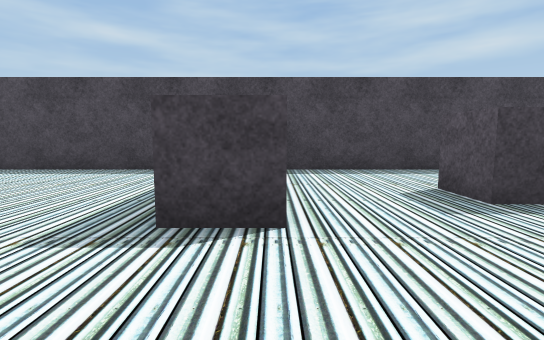
[1] (above)

16 first-person views from a walk through a Unity game level. The camera is 0.68 m above the floor, tilts 6° down and sees 85° across. The floor is counted in squares, 1 m on a side. Each view is taken from the middle of a square. On the plan, view 1 faces up. The plan holds only what a view shows up to about 10 squares ahead; the rest is blank. The player is left out. Some surface patterns are stand-ins.

[2]
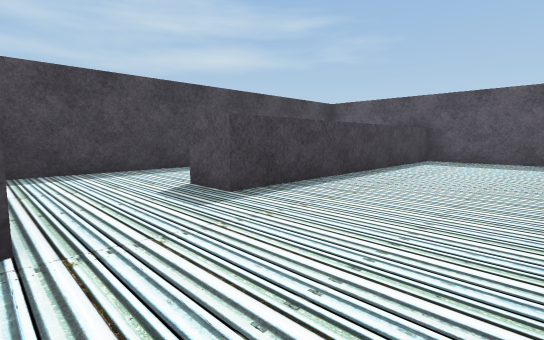

[3]
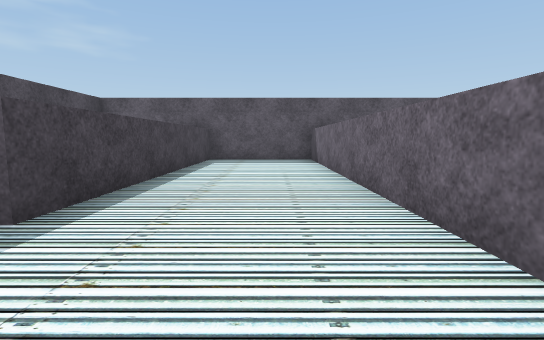

[4]
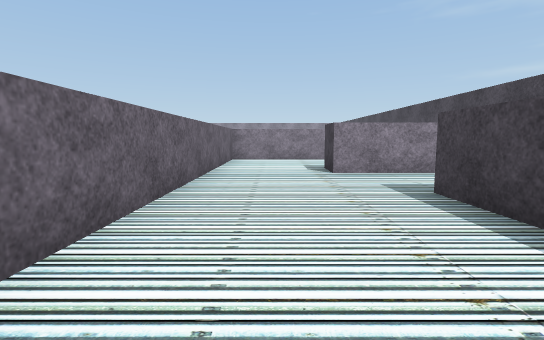

[5]
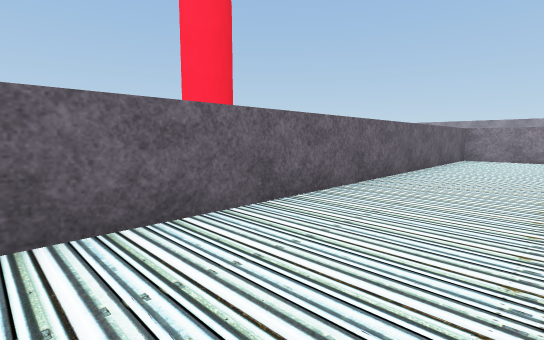

[6]
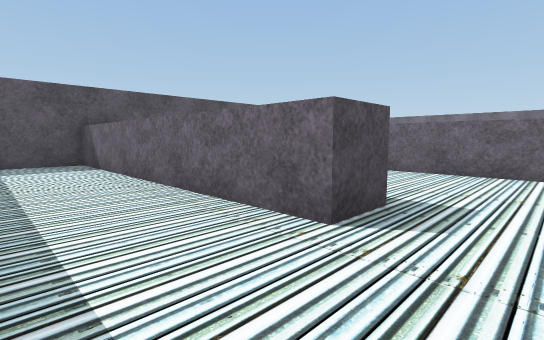

[7]
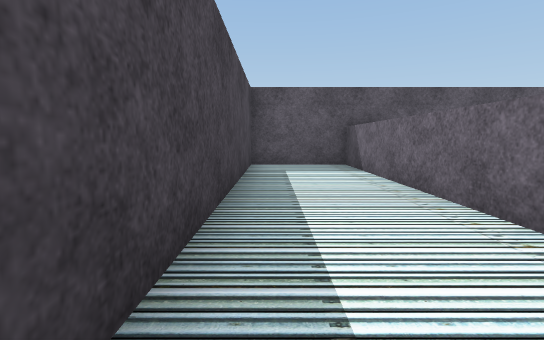

[8]
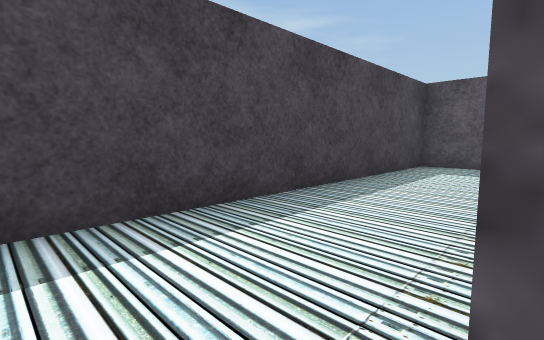

[9]
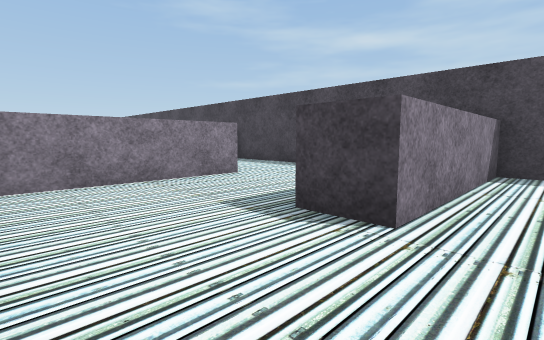

[10]
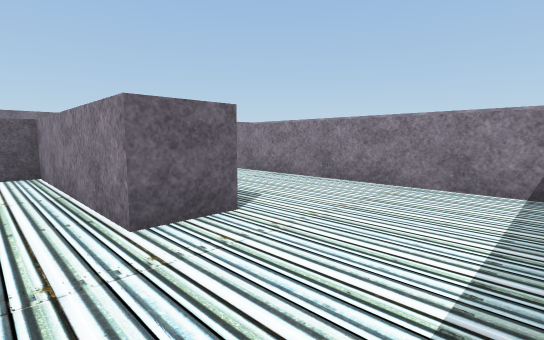

[11]
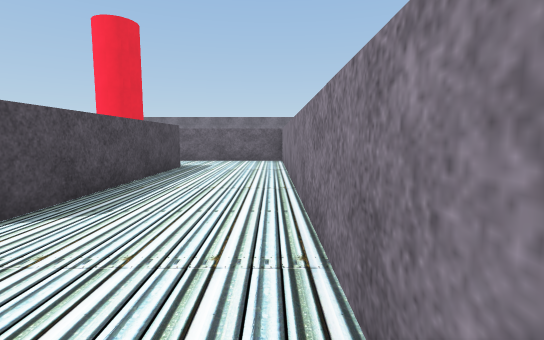

[12]
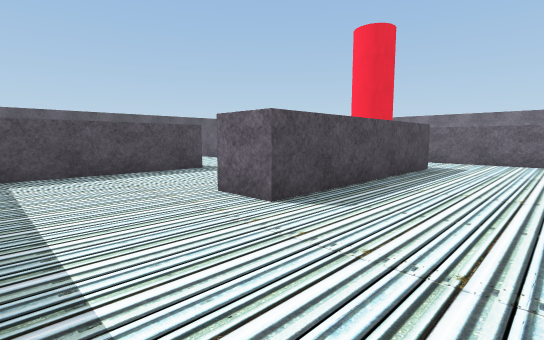

[13]
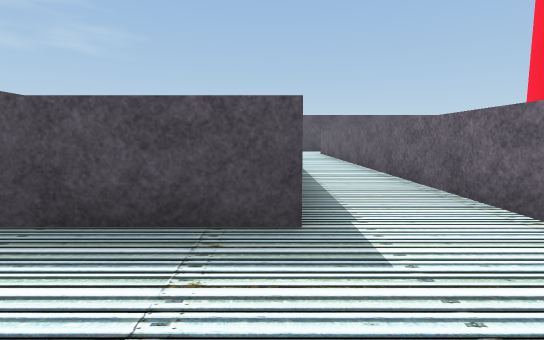

[14]
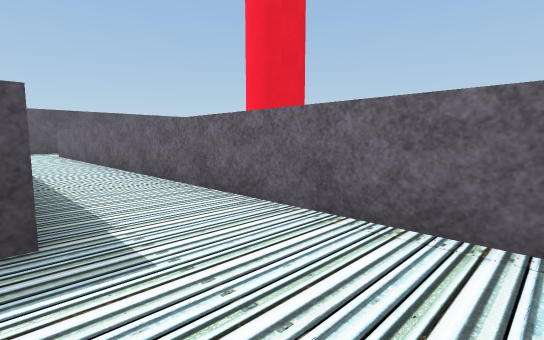

[15]
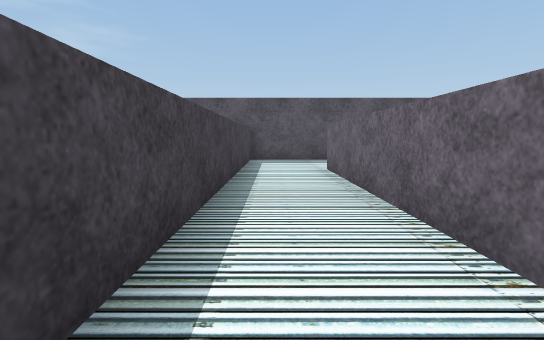

[16]
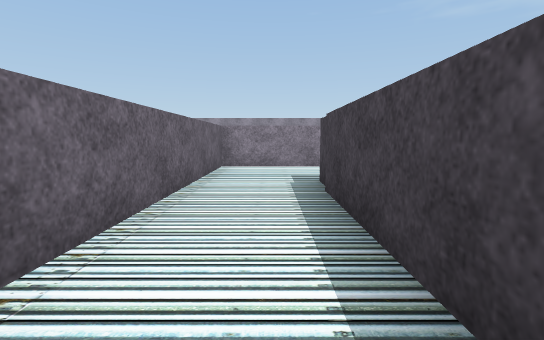

### Floor plan
Ten units are one square. View 1 is at (0, 0); x grows to the right and y downward. Boxes are objects, and circles mark ways between rooms. Rooms are numbered by the first view taken in them; rooms with no view inside come last. Other rooms are left out.
<svg viewBox="-78 -70 181 107">
<path fill="none" stroke="#000" d="M1 -46 1 -22 -9 -22M-38 -26 -38 3 98 3 98 -30 23 -30 23 -40M23 -40 98 -40 98 -65 1 -65 1 -46M-9 -22 -9 -59M-25 -65 -68 -65M-73 -59 -73 32 68 32M66 13 -48 13 -48 -38 -38 -38 -38 -26"/>
<circle cx="15" cy="-35" r="3" fill="#2a7"/>
<circle cx="-25" cy="-30" r="3" fill="#2a7"/>
<text x="30" y="-10">1</text>
<text x="50" y="-60">2</text>
<text x="-30" y="-30">3</text>
</svg>
Room 1 opens to room 2. Room 1 opens to room 3.

Where each view was taken, in squares from view 1:
view 1: 0 up, 0 right, facing up
view 2: 0 up, 0 right, facing up-right
view 3: 1 up, 0 right, facing right
view 4: 1 up, 6 right, facing left
view 5: 2 up, 7 right, facing down-left
view 6: 6 up, 1 right, facing down-right
view 7: 6 up, 2 right, facing right
view 8: 4 up, 2 right, facing up-right
view 9: 0 up, 1 right, facing up-left
view 10: 6 up, 3 left, facing down-left
view 11: 6 up, 7 left, facing down
view 12: 6 up, 7 left, facing down-right
view 13: 1 down, 7 left, facing right
view 14: 1 down, 7 left, facing down-right
view 15: 2 down, 0 right, facing right
view 16: 2 down, 0 right, facing left
